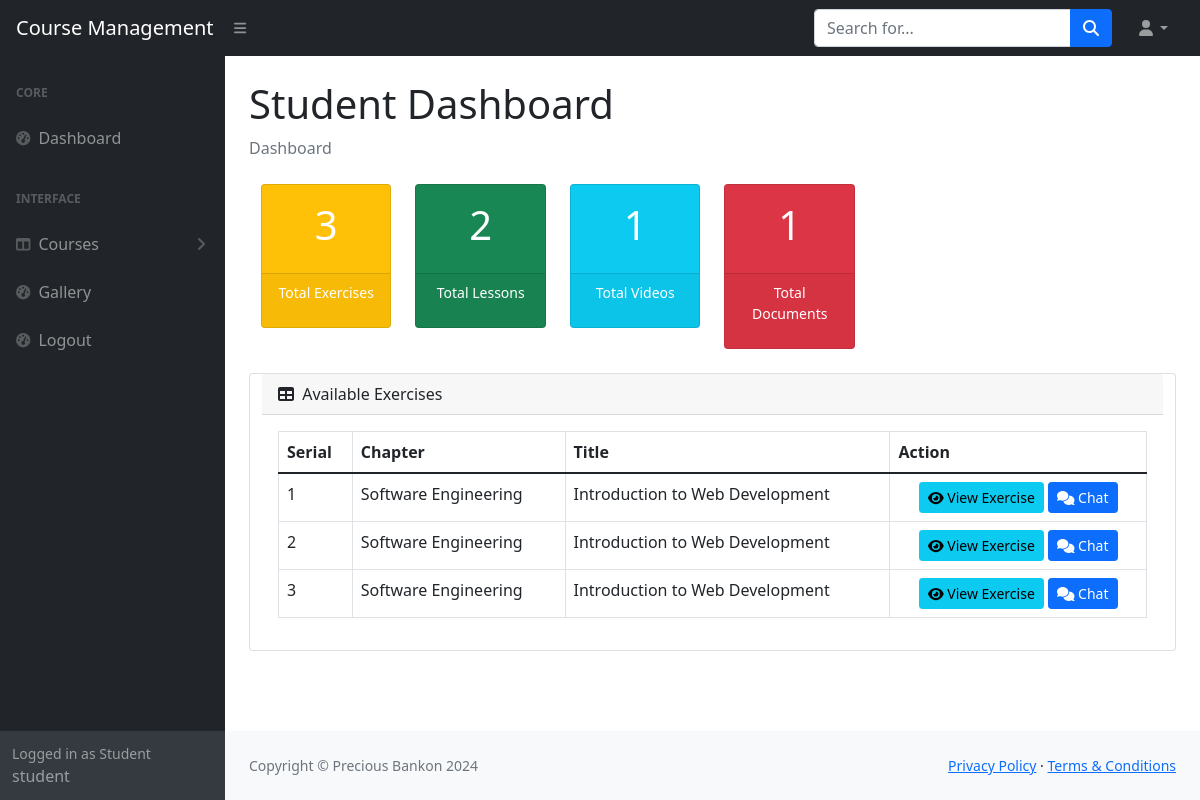
/students/exercises.php (signed in), run on the app's committed database.
### tables this page shows
CREATE TABLE `tblexercise` (
  `ExerciseID` int(11) NOT NULL,
  `LessonID` int(11) NOT NULL,
  `lecturerID` int(11) NOT NULL,
  `Question` text NOT NULL,
  `ChoiceA` text NOT NULL,
  `ChoiceB` text NOT NULL,
  `ChoiceC` text NOT NULL,
  `ChoiceD` text NOT NULL,
  `Answer` varchar(90) NOT NULL,
  `ExercisesDate` datetime NOT NULL DEFAULT current_timestamp()
);

CREATE TABLE `tbllesson` (
  `LessonID` int(11) NOT NULL,
  `LessonChapter` varchar(90) NOT NULL,
  `LessonTitle` varchar(90) NOT NULL,
  `FileLocation` text NOT NULL,
  `Category` varchar(90) NOT NULL
);

### students/classes/Exercise.php (called while the page is built, shortened)
<?php
class Exercise
{
    private $conn;
    public function __construct()
    {
        include '../config/dbcon.php';
        $this->conn = $conn;
    }
    public function fetchAllExercises()
    {
        $query = "
        SELECT
            e.ExerciseID,
            e.LessonID,
            e.Question,
            e.ChoiceA,
            e.ChoiceB,
            e.ChoiceC,
            e.ChoiceD,
            e.Answer,
            e.ExercisesDate,
            l.LessonTitle,
            l.LessonChapter
        FROM
            tblexercise e
        JOIN
            tbllesson l ON e.LessonID = l.LessonID
    ";
        $result = $this->conn->query($query);
        $exercises = [];
        while ($row = $result->fetch_assoc()) {
            $exercises[] = $row;
        }
        return $exercises;
    }
}

### students/exercises.php (the view, shortened to what this page needs)
<?php
include_once './student_includes/header.php';
include_once './student_includes/aside.php';
include_once './student_includes/action_buttons.php';
include_once './classes/Courses.php';
include_once './classes/Exercise.php';
$exercise = new Exercise();
$exercises = $exercise->fetchAllExercises();
?>
<div class="card mb-4">
    <div class="card-header d-flex justify-content-between align-items-center">
        <span><i class="fas fa-table me-1"></i> Available Exercises</span>
    </div>
    <div class="card-body">
        <table id="exerciseTable" class="table table-bordered">
            <thead>
                <tr>
                    <th>Serial</th>
                    <th>Chapter</th>
                    <th>Title</th>
                    <th>Action</th>
                </tr>
            </thead>
            <tbody>
                <?php if ($exercises && count($exercises) > 0): ?>
                    <?php $serial = 1;
                    ?>
                    <?php foreach ($exercises as $row): ?>
                        <tr>
                            <td><?php echo $serial++; ?></td>
                            <td><?php echo $row['LessonChapter']; ?></td>
                            <td><?php echo $row['LessonTitle']; ?></td>
                            <td class="text-center">
                                <a href="view_exercises.php?id=<?php echo $row['ExerciseID']; ?>" class="btn btn-info btn-sm">
                                    <i class="fas fa-eye"></i> View Exercise
                                </a>
                                <button class="btn btn-primary btn-sm chat-btn" data-bs-toggle="modal" data-bs-target="#chatModal" data-exercise-id="<?php echo $row['ExerciseID']; ?>">
                                    <i class="fas fa-comments"></i> Chat
                                </button>
                            </td>
                        </tr>
                    <?php endforeach; ?>
                <?php else: ?>
                    <tr>
                        <td colspan="4" class="text-center">No exercises available</td>
                    </tr>
                <?php endif; ?>
            </tbody>
        </table>
    </div>
</div>
<?php include './student_includes/footer.php'; ?>

### data on the page
tblexercise: LessonID.LessonChapter "Software Engineering", LessonID.LessonTitle "Introduction to Web Development"
tblexercise: LessonID.LessonChapter "Software Engineering", LessonID.LessonTitle "Introduction to Web Development"
tblexercise: LessonID.LessonChapter "Software Engineering", LessonID.LessonTitle "Introduction to Web Development"

### other printed values
$_SESSION['studusername'] "student"
$exerciseCount "3"
$lessonCount "2"
$videoCount "1"
$documentCount "1"
